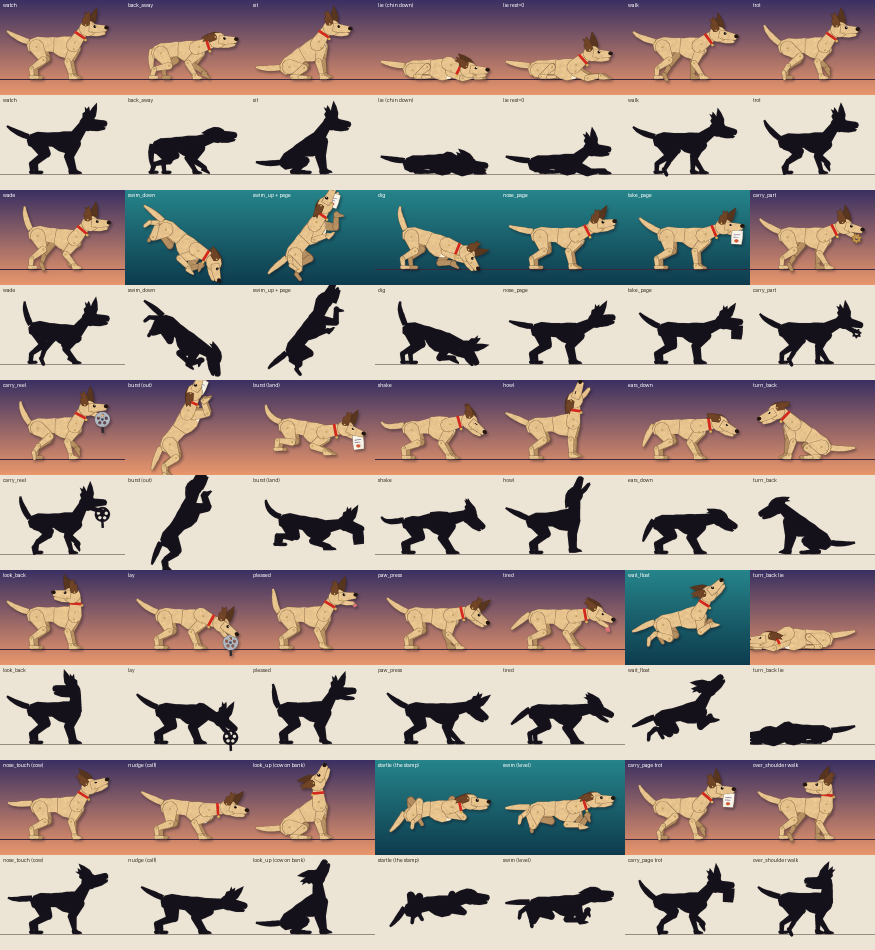
#> input picture paeleo/trout-sub/hand/films/swarm/dogs/dog_sheet.png, 1750 x 1900 px (shown at 1/2 size)
$ python -i p44.py   (imports and definitions only)
#> lines starting #> are read from the running program, lines starting #| are printed output that depends on the picture
"""p44 · Rotor · a spinning black-and-white disc with a sentence set in a spiral.

Lineage: the spinning lettered optical disc. Handmade here: a card disc on an iron banding wheel is inked
with one spiral band (a flat brush on a rule, the wheel turning under it), then with three eccentric rings
(the disc re-pinned off centre for each, a ruling pen held still). An original sentence is then set in
cut-paper letters, one at a time, from both ends of the spiral toward the middle, because the sentence is a
palindrome: NOW TRAP A POOL · ROTOR · LOOP A PART WON. Twelve brass tacks go round the rim.
Then the disc turns in the river: seen through Turkey's porthole, and from the river side.

Rule (Rotating Type & Depth): the type only rotates; the depth is made by the eye. Turned one way the
spiral drains toward the hub, turned the other it pours out; at 2 turns a second the twelve tacks stand
still against the 24 frames a second while the letters blur away.

    python3 films/p44.py --stills 2 6 10 14 18 22 26 30
    python3 films/p44.py
"""
import json
import math
import sys
from pathlib import Path

import numpy as np
from PIL import Image, ImageChops, ImageDraw, ImageFilter, ImageFont

sys.path.insert(0, str(Path(__file__).resolve().parent))
from kit import *  # noqa
from kit_anim import contact  # noqa

SLUG = "p44"
SECONDS = 34.0
T2 = 15.3          # cut: bench -> through the porthole
T3 = 24.7          # cut: the river side
# [1 line that did not run here, left out]
# [1 line that did not run here, left out]
# [1 line not run here, left out]
VER = "v1"
MURK = np.array([30, 84, 84], np.float32)


# ---------------------------------------------------------------- helpers ---
# (vnoise .. Spring are the shared porthole-film helpers, as written for p14: value noise, the Denton trout
#  and Audubon turkey cutouts, the turned brass ring, the bread-roll tin.)

# [14 lines left out: function vnoise, not called in this run]


def to_img(a):
    return Image.fromarray(np.clip(a, 0, 255).astype(np.uint8))


# [58 lines left out: functions cached, catmull, blade_poly, premul_blur, hazed, not called in this run]


A = {}      # every built asset

# [30 lines left out: functions src_file, biggest, build_trout, not called in this run]


TURKEY_CUT = [(903, 128), (940, 112), (975, 95), (990, 40), (1003, 28), (1015, 70), (1060, 100), (1120, 140), (1140, 200), (1146, 270),
              (1158, 330), (1182, 390), (1198, 450), (1180, 500), (1100, 470), (1040, 450), (1030, 405), (1040, 350), (1015, 290),
              (1012, 230), (985, 185), (945, 160), (910, 140)]
WATTLE_CUT = [(1040, 345), (1090, 332), (1165, 360), (1174, 402), (1120, 424), (1060, 428), (1026, 405)]
TBOX = (890, 16, 1236, 510)


# [255 lines left out: functions build_turkey, turkey_img, brass_ring, steel_tex, build_tin, tin_sprite and 2 more, not called in this run]


class Spring:
    """Damped follower, stepped per frame: secondary motion for things that hang."""

    def __init__(self, f=1.6, zeta=0.25):
        self.w, self.z = 2 * math.pi * f, zeta

    # [10 lines left out: function run, not called in this run]


# ------------------------------------------------------------ the leaf's clock ---


def rgba(arr, alpha):
    return Image.fromarray(np.dstack([np.clip(arr, 0, 255), np.clip(alpha, 0, 1) * 255]).astype(np.uint8), "RGBA")


# [6 lines left out: function drop, not called in this run]


# ============================================================ the sentence ===
TEXT = "NOW TRAP A POOL · ROTOR · LOOP A PART WON"
# [1 line not run here, left out]
PIECES = [ch for ch in TEXT if ch != " "]
NPC = len(PIECES)                                  # 31 pieces of paper
ORDER = []                                         # set from both ends of the spiral toward the middle
# [4 lines not run here, left out]

# ---- the disc, radius 1
R0C, R1C, PHI_END = 0.86, 0.45, 3 * math.pi         # spiral band centreline: rim end, hub end, 1.5 turns
PITCH = (R0C - R1C) / (PHI_END / (2 * math.pi))
BW = 0.175                                         # band width
RINGS = [(0.022, 0.29), (0.044, 0.215), (0.066, 0.14)]     # (how far off centre, radius)
RING_W = 0.04
TACK_R, TACK_N = 0.968, 12
CAP = 0.104                                        # cap height of the letters
RT = 430                                           # disc radius in texture pixels
CT = RT + 14
DT = 2 * CT
WR = 1.09                                          # the iron wheel under it
WC = int(RT * WR) + 22
WT = 2 * WC
FONT_B = "/usr/share/fonts/truetype/liberation/LiberationSans-Bold.ttf"
TWO_PI = 2 * math.pi


def spiral_r(phi):
    return R0C - PITCH * phi / TWO_PI


def polar(r, phi):
    """phi clockwise from the top."""
    return (r * math.sin(phi), -r * math.cos(phi))


D = {}          # disc arrays


# [169 lines left out: functions build_disc, disc_img, build_wheel, not called in this run]


# ================================================================ the bench ===
DC = (318, 272)        # the wheel's axis on screen
RB = 205               # the disc's radius on the bench
KB = RB / RT
PHI_B = math.radians(50)                 # where the rule crosses: the tool's station, clockwise from the top
UB = (math.sin(PHI_B), -math.cos(PHI_B))  # along the rule, outward
VB = (math.cos(PHI_B), math.sin(PHI_B))   # along the tool's handle
T_DOWN, T_UP = 0.5, 3.8
W1 = PHI_END / (T_UP - T_DOWN)           # wheel speed while the spiral is inked, rad/s
W2 = TWO_PI / 0.7                        # and for the rings: one turn each
RING_T = [(4.5, 5.2), (5.4, 6.1), (6.3, 7.0)]
T_SET = 7.5                              # the first letter
T_TACK = 13.25
TACK_DT = 0.14
T_FLICK = T_TACK + TACK_N * TACK_DT + 0.02
TRAY = (706, 38, 814, 492)
DISH = (612, 150)
REST = (652, 418)
WRIST = (1090, 700)
M = {}                 # tracks for the making


# [39 lines left out: functions build_making, rho_at, not called in this run]


def ecc_at(t):
    e = [0.0] + [r_[0] for r_ in RINGS]
    return (e[1] * ease(t, 3.9, 4.4) + (e[2] - e[1]) * ease(t, 5.2, 5.4) + (e[3] - e[2]) * ease(t, 6.1, 6.3)) * (1 - ease(t, 7.02, 7.4))


# [46 lines left out: functions stick_at, letters_set, not called in this run]


def letters_picked(t):
    return int(np.sum(M["set_a"] + 0.4 * M["set_d"] <= t)) if t >= T_SET else 0


def tacks_set(t):
    return int(np.clip(math.floor((t - T_TACK) / TACK_DT + 0.45), 0, TACK_N)) if t >= T_TACK else 0


# [154 lines left out: functions build_bench, quad, draw_rule_tool, draw_stick, not called in this run]


_bcache = {}


# [54 lines left out: function bench, not called in this run]


# ============================================================ the spin ===
SUB = 16                # samples per frame: the shutter is open for half of them
S = {}
K2 = [(0, -0.5), (0.9, -0.5), (2.0, -1.0), (3.5, -1.0), (4.5, -2.0), (5.9, -2.0), (7.5, 0.5), (20, 0.5)]     # turns per second, clockwise +
K3 = [(0, 0.5), (0.4, 0.5), (1.6, 2.0), (3.4, 2.0)]


# [219 lines left out: functions keyed, run_flapper, build_spin, spun, paint_river, paint_shafts and 4 more, not called in this run]


def underwater(im, haze=0.08, dark=1.0, blur=0.0):
    a = np.asarray(im, np.float32).copy()
    a[..., :3] *= np.array([0.86, 0.98, 0.95], np.float32)
    a[..., :3] = (a[..., :3] * (1 - haze) + MURK * haze) * dark
    return premul_blur(Image.fromarray(np.clip(a, 0, 255).astype(np.uint8), "RGBA"), blur)


# [31 lines left out: functions put, draw_disc, not called in this run]


MOTES = []


# [35 lines left out: functions build_motes, draw_motes, draw_blades, not called in this run]


def bubble(d, x, y, r, a=1.0):
    d.ellipse([x - r, y - r, x + r, y + r], fill=(220, 244, 236, int(34 * a)), outline=(226, 248, 240, int(190 * a)))
    d.ellipse([x - r * 0.55, y - r * 0.6, x - r * 0.1, y - r * 0.15], fill=(255, 255, 255, int(200 * a)))


# ====================================================== part 2: Turkey looks out ===
PC = (548, 248)
RG = 196
R2 = 132


# [117 lines left out: functions build_port, port_frame, not called in this run]


# ===================================================== part 3: the trout look in ===
DC3 = (336, 224)
R3 = 146
TIN3 = (752, 378, 0.40)
LAUNDRY_TACK = 3


# [91 lines left out: functions build_riverside, river_frame, not called in this run]


# One reading at a time, each over the action that argues for it: fast and draining / slow and legible;
# spun up and clicking / running down with the froth and the thing on the tack.
CAPTIONS = [(T2 + 1.7, T2 + 5.5, "A turbine, drinking the river down a whirlpool?"),
            (T2 + 6.0, T3 - 0.3, "Or a trap that hypnotises, and I am staring?"),
            (T3 + 0.9, T3 + 4.5, "The pie-prize wheel from the diner: who wins the slice?"),
            (T3 + 5.0, SECONDS - 0.4, "Or a washing machine, and whose sock?")]
# [1 line not run here, left out]


# [28 lines left out: functions picture, build, not called in this run]


NOTE = {"N": 392.0, "O": 523.25, "W": 587.33, "T": 659.25, "R": 440.0, "A": 349.23, "P": 293.66, "L": 783.99, "·": 196.0}


# [129 lines left out: functions ratchet_clicks, sound, main, not called in this run]


# [2 lines not run here, left out]

>>> import cv2
>>> picture = cv2.imread('swarm/dogs/dog_sheet.png', cv2.IMREAD_GRAYSCALE)
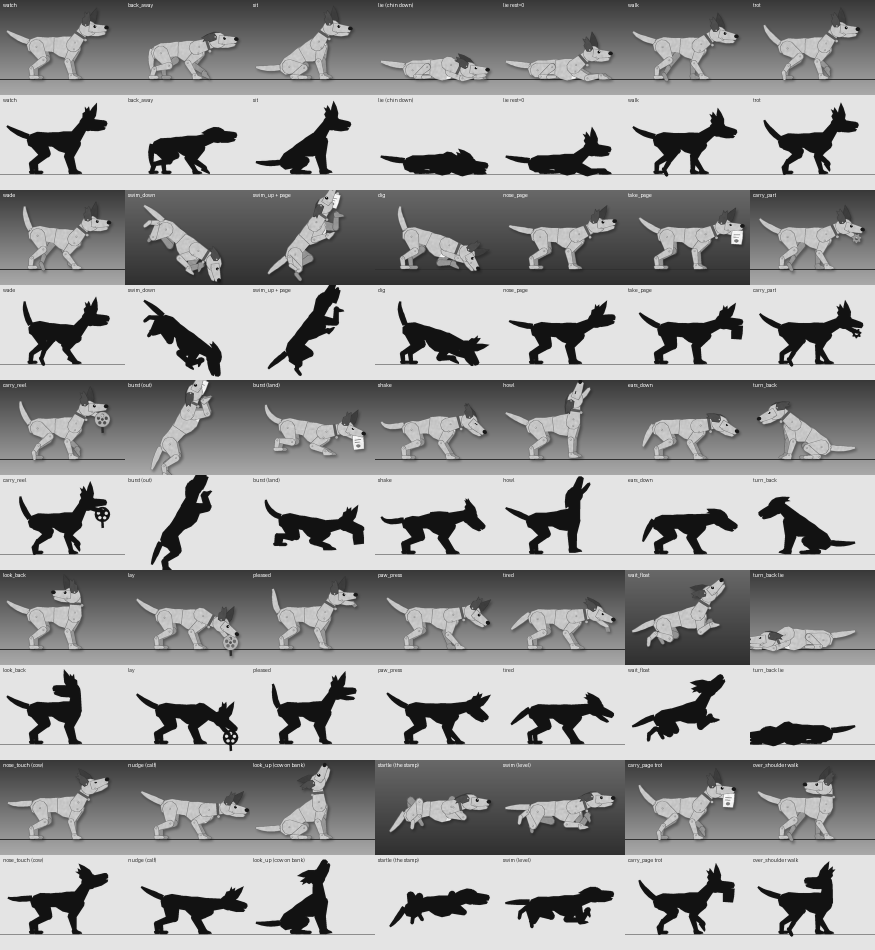
#> picture: shape (1900, 1750) (shown at 1/2 size); min 0, max 255, mean 152.7
>>> result = underwater(picture)
#> (the run stopped early here; a loop or call above may not have finished)

$ run again, on paeleo/trout-sub/hand/films/swarm/dogs/dog_strip_cow.png
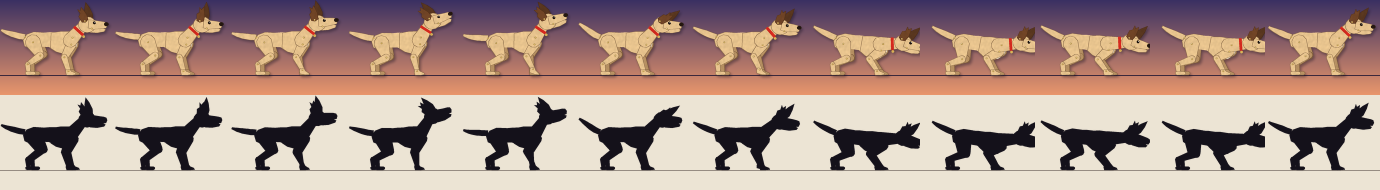
#> input picture paeleo/trout-sub/hand/films/swarm/dogs/dog_strip_cow.png, 2760 x 380 px (shown at 1/2 size)
#> `picture = cv2.imread('swarm/dogs/dog_sheet.png', cv2.IMREAD_GRAYSCALE)`:
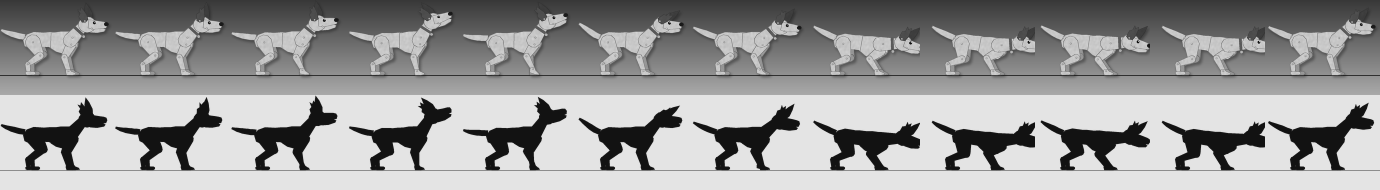
#> picture: shape (380, 2760) (shown at 1/2 size); min 0, max 255, mean 154.6

$ run again, on paeleo/trout-sub/hand/films/swarm/dogs/dog_strip_dig.png
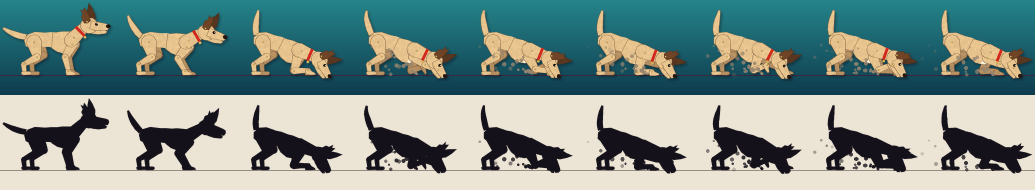
#> input picture paeleo/trout-sub/hand/films/swarm/dogs/dog_strip_dig.png, 2070 x 380 px (shown at 1/2 size)
#> `picture = cv2.imread('swarm/dogs/dog_sheet.png', cv2.IMREAD_GRAYSCALE)`:
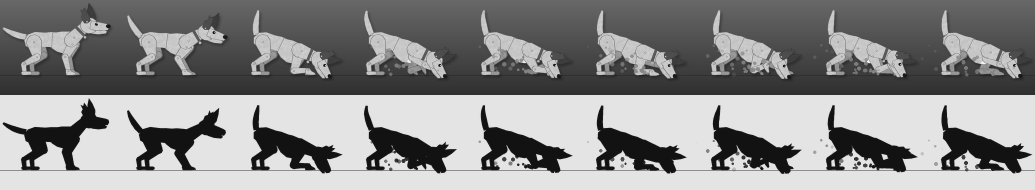
#> picture: shape (380, 2070) (shown at 1/2 size); min 0, max 253, mean 139.7

$ run again, on paeleo/trout-sub/hand/films/swarm/dogs/dog_strip_howl.png
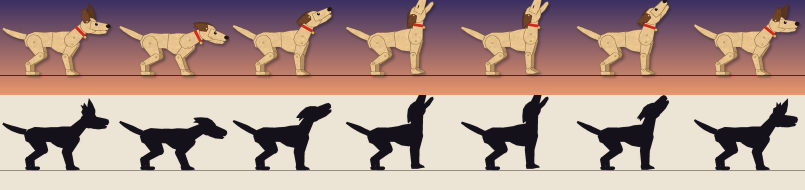
#> input picture paeleo/trout-sub/hand/films/swarm/dogs/dog_strip_howl.png, 1610 x 380 px (shown at 1/2 size)
#> `picture = cv2.imread('swarm/dogs/dog_sheet.png', cv2.IMREAD_GRAYSCALE)`:
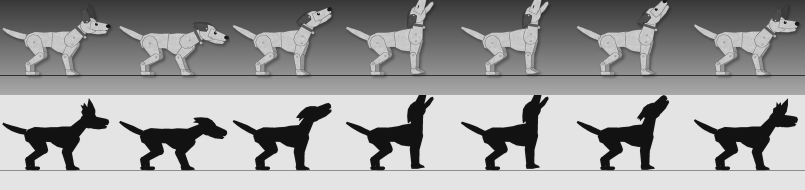
#> picture: shape (380, 1610) (shown at 1/2 size); min 0, max 255, mean 155.1
